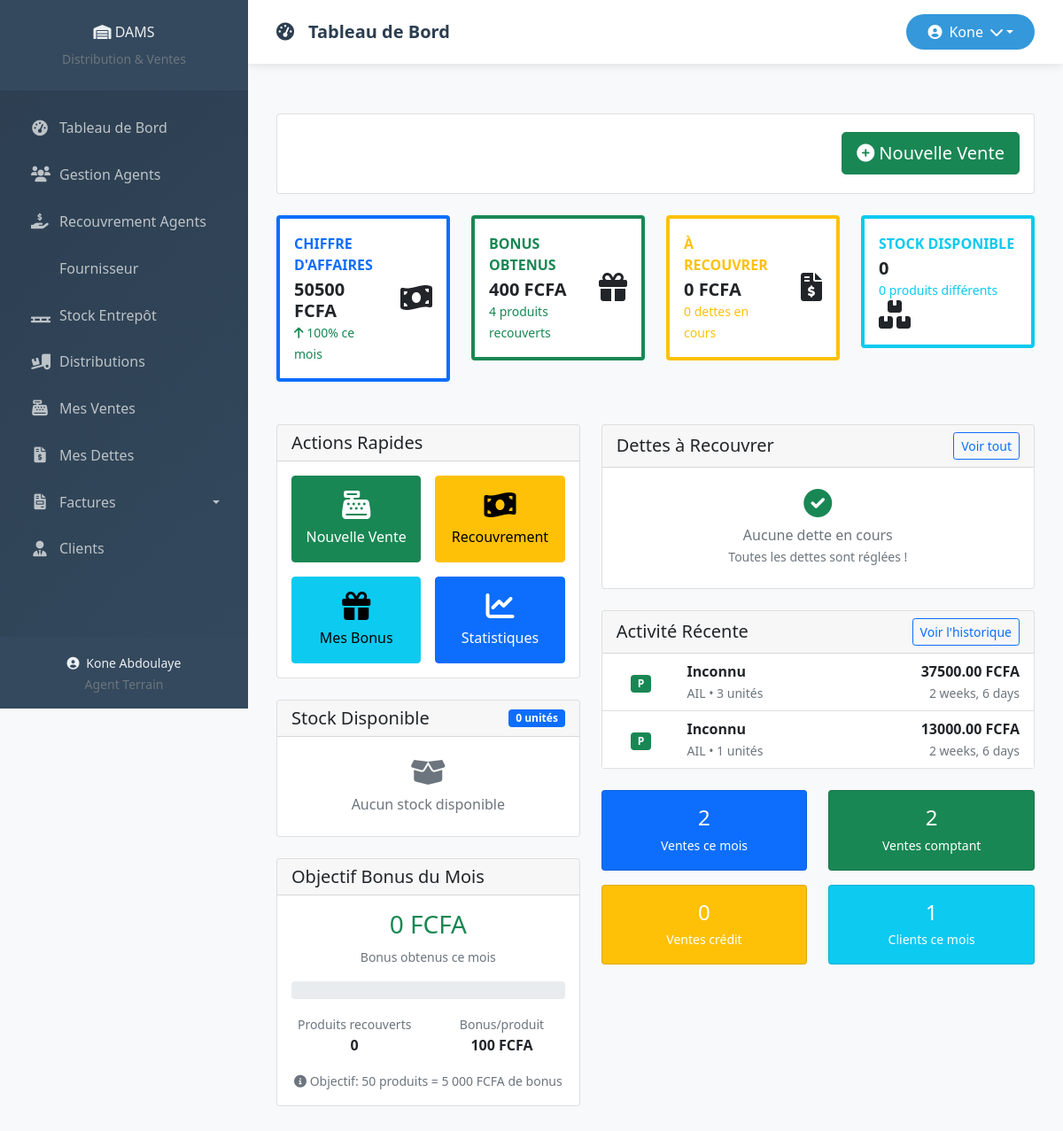
Page /dashboard/agent/ (signed in) on the earlier database version.
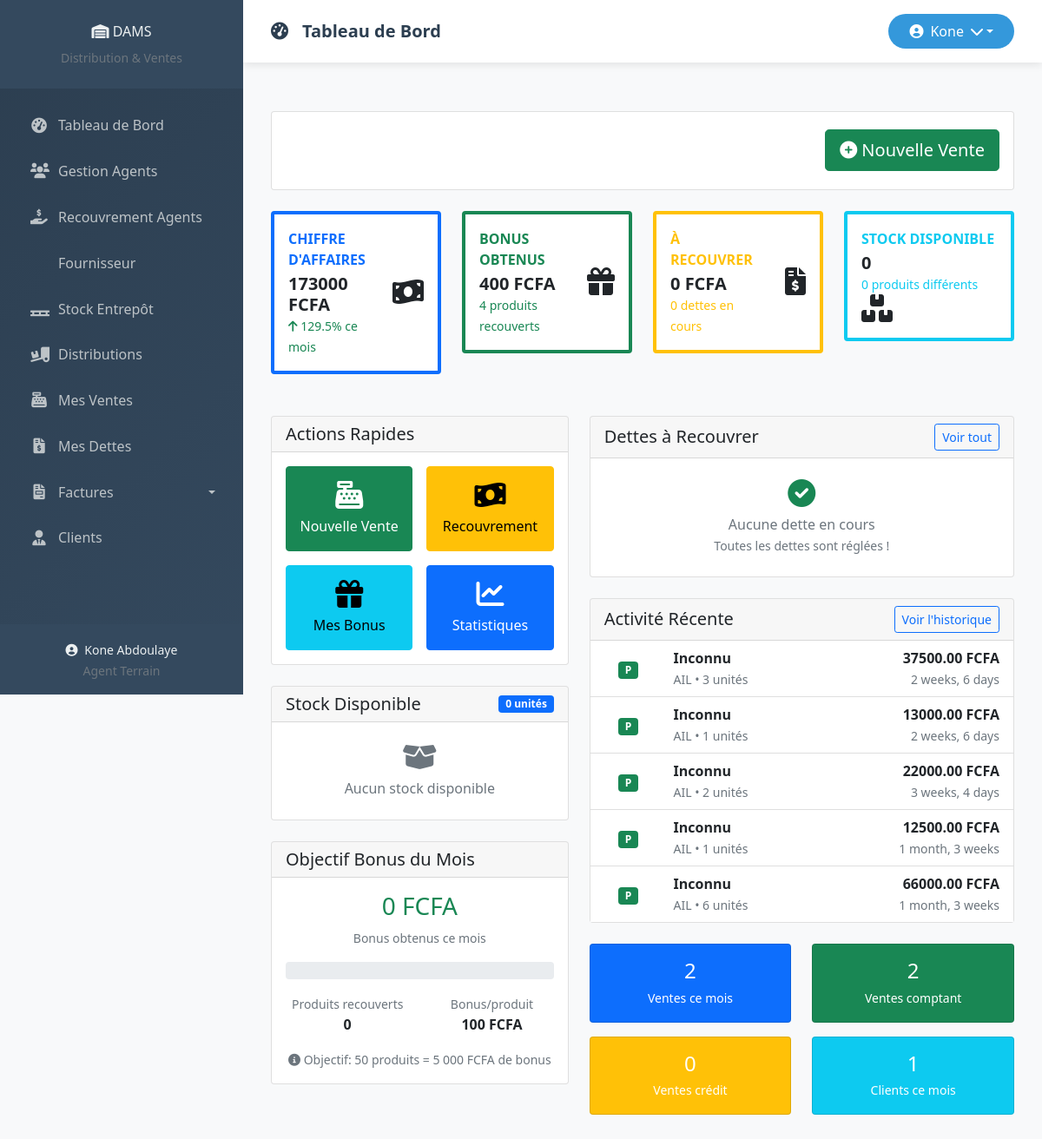
Same page on the later database version.
### core/models.py (models this page shows, shortened)
class Vente(models.Model):
    TYPE_VENTE_CHOICES = (
        ('gros', 'Vente en Gros'),
        ('detail', 'Vente au Détail'),
    )
    MODE_PAIEMENT_CHOICES = (
        ('comptant', 'Paiement Comptant'),
        ('credit', 'Paiement à Crédit'),
    )
    agent = models.ForeignKey(
        Agent,
        on_delete=models.CASCADE,
        limit_choices_to={'type_agent__in': ['terrain', 'entrepot']}
    )
    client = models.ForeignKey(Client, on_delete=models.CASCADE)
    detail_distribution = models.ForeignKey(DetailDistribution, on_delete=models.CASCADE)
    quantite = models.PositiveIntegerField()
    type_vente = models.CharField(max_length=50, choices=TYPE_VENTE_CHOICES, default='detail')
    prix_vente_unitaire = models.DecimalField(max_digits=10, decimal_places=2)
    mode_paiement = models.CharField(max_length=50, choices=MODE_PAIEMENT_CHOICES, default='comptant')
    date_vente = models.DateTimeField(
        default=timezone.now,
        verbose_name="Date de la vente"
    )
    date_creation = models.DateTimeField(
        auto_now_add=True,
        verbose_name="Date d'enregistrement"
    )
    @property
    def total_vente(self):
        return self.quantite * self.prix_vente_unitaire
    class Meta:
        ordering = ['-date_vente']
        verbose_name = "Vente"
        verbose_name_plural = "Ventes"

class Client(models.Model):
    TYPE_CLIENT_CHOICES = (
        ('grossiste', 'Grossiste'),
        ('detail', 'Détaillant'),
        ('particulier', 'Particulier'),
    )
    nom = models.CharField(max_length=100)
    contact = models.CharField(max_length=100, blank=True, null=True)
    type_client = models.CharField(max_length=50, choices=TYPE_CLIENT_CHOICES)
    date_creation = models.DateTimeField(default=timezone.now)  # Ajout de ce champ
    class Meta:
        ordering = ['nom']

class DetailDistribution(models.Model):
    distribution = models.ForeignKey(DistributionAgent, on_delete=models.CASCADE)
    lot = models.ForeignKey(LotEntrepot, on_delete=models.CASCADE)
    quantite = models.PositiveIntegerField()
    prix_gros = models.DecimalField(max_digits=10, decimal_places=2, null=True, blank=True)
    prix_detail = models.DecimalField(max_digits=10, decimal_places=2, null=True, blank=True)
    est_supprime = models.BooleanField(default=False)
    date_suppression = models.DateTimeField(null=True, blank=True)
    class Meta:
        verbose_name = "Détail de distribution"
        verbose_name_plural = "Détails de distribution"

class LotEntrepot(models.Model):
    produit = models.ForeignKey(Produit, on_delete=models.CASCADE)
    fournisseur = models.ForeignKey(Fournisseur, on_delete=models.CASCADE)
    quantite_initiale = models.PositiveIntegerField()
    quantite_restante = models.PositiveIntegerField()
    prix_achat_unitaire = models.DecimalField(max_digits=10, decimal_places=2)
    date_reception = models.DateTimeField(default=timezone.now)
    date_enregistrement = models.DateTimeField(auto_now_add=True)
    reference_lot = models.CharField(max_length=100, unique=True, blank=True, null=True)  # AJOUTEZ CE CHAMP
    facture = models.FileField(
        upload_to='factures_entrepot/%Y/%m/',
        null=True,
        blank=True,
        verbose_name="Facture (optionnel)"
    )
    date_upload_facture = models.DateTimeField(
        null=True,
        blank=True,
        verbose_name="Date d'upload de la facture"
    )

class Produit(models.Model):
    nom = models.CharField(max_length=100, unique=True)
    description = models.TextField(blank=True, null=True)

### core/views.py (the view)
# urls.py: path('dashboard/agent/', views.dashboard_agent, name='dashboard_agent'),
@login_required
def dashboard_agent(request):
    try:
        agent = Agent.objects.get(user=request.user)
    except Agent.DoesNotExist:
        messages.error(request, "Aucun agent trouvé.")
        return redirect('dashboard')
    bonus_agent, created = BonusAgent.objects.get_or_create(agent=agent)
    ventes = Vente.objects.filter(agent=agent)
    ventes_mois = ventes.filter(date_vente__month=timezone.now().month)
    ventes_comptant_mois = ventes_mois.filter(mode_paiement='comptant')
    ventes_credit_mois = ventes_mois.filter(mode_paiement='credit')
    chiffre_affaires_total = sum(vente.total_vente for vente in ventes)
    chiffre_affaires_mois = sum(vente.total_vente for vente in ventes_mois)
    dettes_en_cours = Dette.objects.filter(
        vente__agent=agent,
        statut__in=['en_cours', 'partiellement_paye', 'en_retard']
    )
    total_a_recouvrer = sum(dette.montant_restant for dette in dettes_en_cours)
    dettes_prioritaires = dettes_en_cours.order_by('date_echeance')[:5]
    produits_disponibles = DetailDistribution.objects.filter(
        distribution__agent_terrain=agent,
        quantite__gt=0
    ).select_related('lot', 'lot__produit')
    total_stock_disponible = sum(detail.quantite for detail in produits_disponibles)
    mois_courant = timezone.now().month
    annee_courante = timezone.now().year
    produits_recouverts_mois = bonus_agent.get_produits_recouverts_par_mois(mois_courant, annee_courante)
    bonus_mois = produits_recouverts_mois * 100
    clients_servis_mois = ventes_mois.values('client').distinct().count()
    ventes_recentes = ventes.select_related(
        'client', 'detail_distribution__lot__produit'
    ).order_by('-date_vente')[:5]
    ventes_mois_dernier = ventes.filter(
        date_vente__month=timezone.now().month-1 if timezone.now().month > 1 else 12,
        date_vente__year=timezone.now().year if timezone.now().month > 1 else timezone.now().year-1
    )
    ca_mois_dernier = sum(vente.total_vente for vente in ventes_mois_dernier)
    if ca_mois_dernier > 0:
        pourcentage_croissance = ((chiffre_affaires_mois - ca_mois_dernier) / ca_mois_dernier) * 100
    else:
        pourcentage_croissance = 100 if chiffre_affaires_mois > 0 else 0
    context = {
        'agent': agent,
        'bonus_agent': bonus_agent,
        'chiffre_affaires_total': chiffre_affaires_total,
        'chiffre_affaires_mois': chiffre_affaires_mois,
        'total_a_recouvrer': total_a_recouvrer,
        'dettes_en_cours': dettes_en_cours,
        'dettes_prioritaires': dettes_prioritaires,
        'produits_disponibles': produits_disponibles,
        'total_stock_disponible': total_stock_disponible,
        'produits_recouverts_mois': produits_recouverts_mois,
        'bonus_mois': bonus_mois,
        'ventes_mois': ventes_mois,
        'ventes_comptant_mois': ventes_comptant_mois,
        'ventes_credit_mois': ventes_credit_mois,
        'clients_servis_mois': clients_servis_mois,
        'ventes_recentes': ventes_recentes,
        'pourcentage_croissance': round(pourcentage_croissance, 1),
    }
    return render(request, 'core/dashboard/dashboard_agent.html', context)

### core/context_processors.py (called while the page is built, shortened)
def agent_context(request):
    context = {}
    return context

### core/models.py (called while the page is built)
    def get_produits_recouverts_par_mois(self, mois=None, annee=None):
        if mois is None:
            mois = timezone.now().month
        if annee is None:
            annee = timezone.now().year
        dettes_bonus = Dette.objects.filter(
            vente__agent=self.agent,
            bonus_accorde=True,
            date_reglement__month=mois,
            date_reglement__year=annee
        )
        total_produits = 0
        for dette in dettes_bonus:
            total_produits += dette.vente.quantite
        return total_produits

### core/templates/core/dashboard/dashboard_agent.html (shortened to what the changed rows need)
{% extends 'base.html' %}
{% load static %}
{% block content %}
<div class="container-fluid py-4">
    <div class="row mb-4">
        <div class="col-xl-3 col-md-6 mb-4">
            <div class="card border-start border-primary border-4">
                <div class="card-body">
                    <div class="row align-items-center">
                        <div class="col">
                            <div class="text-xs fw-bold text-primary text-uppercase mb-1">
                                Chiffre d'Affaires
                            </div>
                            <div class="h5 mb-0 fw-bold text-gray-800">{{ chiffre_affaires_total|floatformat:0 }} FCFA</div>
                            <small class="text-success">
                                <i class="fas fa-arrow-up"></i> {{ pourcentage_croissance }}% ce mois
                            </small>
                        </div>
                    </div>
                </div>
            </div>
        </div>
    </div>
    <div class="row">
                        {% widthratio produits_recouverts_mois 50 100 as pourcentage_objectif %}
        <div class="col-lg-7">
            <div class="card mb-4">
                <div class="card-body p-0">
                    {% if ventes_recentes %}
                    <div class="list-group list-group-flush">
                        {% for vente in ventes_recentes %}
                        <div class="list-group-item">
                            <div class="row align-items-center">
                                <div class="col-2 text-center">
                                    <span class="badge bg-{% if vente.mode_paiement == 'comptant' %}success{% else %}warning{% endif %}">
                                        {{ vente.get_mode_paiement_display|slice:":1" }}
                                    </span>
                                </div>
                                <div class="col-6">
                                    <strong>{{ vente.client.nom }}</strong>
                                    <br>
                                    <small class="text-muted">
                                        {{ vente.detail_distribution.lot.produit.nom }} •
                                        {{ vente.quantite }} unités
                                    </small>
                                </div>
                                <div class="col-4 text-end">
                                    <strong>{{ vente.total_vente }} FCFA</strong>
                                    <br>
                                    <small class="text-muted">{{ vente.date_vente|timesince }}</small>
                                </div>
                            </div>
                        </div>
                        {% endfor %}
                    </div>
                    {% endif %}
                </div>
            </div>
        </div>
    </div>
</div>
{% endblock %}

Differences in the rows shown:
added Vente: mode_paiement "P", client.nom "Inconnu", detail_distribution.lot.produit.nom "AIL", quantite "2", total_vente "22000.00", date_vente "3 weeks, 4 days"
added Vente: mode_paiement "P", client.nom "Inconnu", detail_distribution.lot.produit.nom "AIL", quantite "1", total_vente "12500.00", date_vente "1 month, 3 weeks"
added Vente: mode_paiement "P", client.nom "Inconnu", detail_distribution.lot.produit.nom "AIL", quantite "6", total_vente "66000.00", date_vente "1 month, 3 weeks"
Other differences:
{{ chiffre_affaires_total|floatformat:0 }}: "50500" → "173000"
{{ pourcentage_croissance }}: "100" → "129.5"
